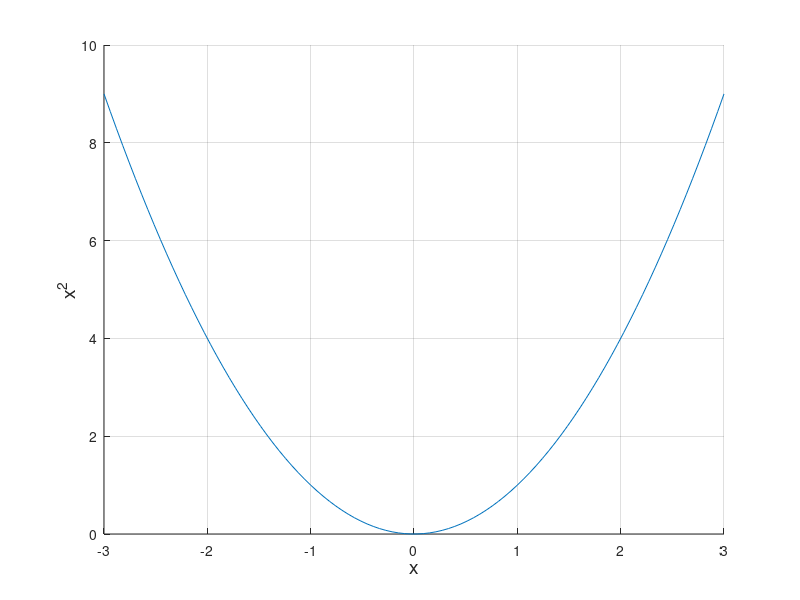

Reproduce this figure in MATLAB. (Note: this script raises an error after producing the figure.)
%% Task T3
clf
figure(1) 
hold on 
grid on 
xgrid = linspace(-3,3); 
ygrid = xgrid.^2; 
plot(xgrid,ygrid) 
xlabel("x", "FontSize", 14)
ylabel("x^2", "FontSize", 14)
%posy = y(y>0); 
posx = x(y>0); 
%negy = y(y < 0); 
negx = x(y <0);
plot(posx, posx.^2, 'o', 'color', 'g',  "MarkerSize", 11, "linewidth", 3)
plot(negx, negx.^2, 'x', 'color', 'r',  "MarkerSize", 11, "linewidth", 3) 
yline(2.5) 
upr =ones(100,1)*4;
lwr = ones(100,1)*1;
xgrid2 = [xgrid, fliplr(xgrid)];
inBetween = [upr', fliplr(lwr)'];
fill(xgrid2, inBetween, 'k', "facealpha", .2);
legend("Possible points in feature space","Positive class", "Negative class", "g(x) = 0 ", "Margin", "Fontsize", 10)